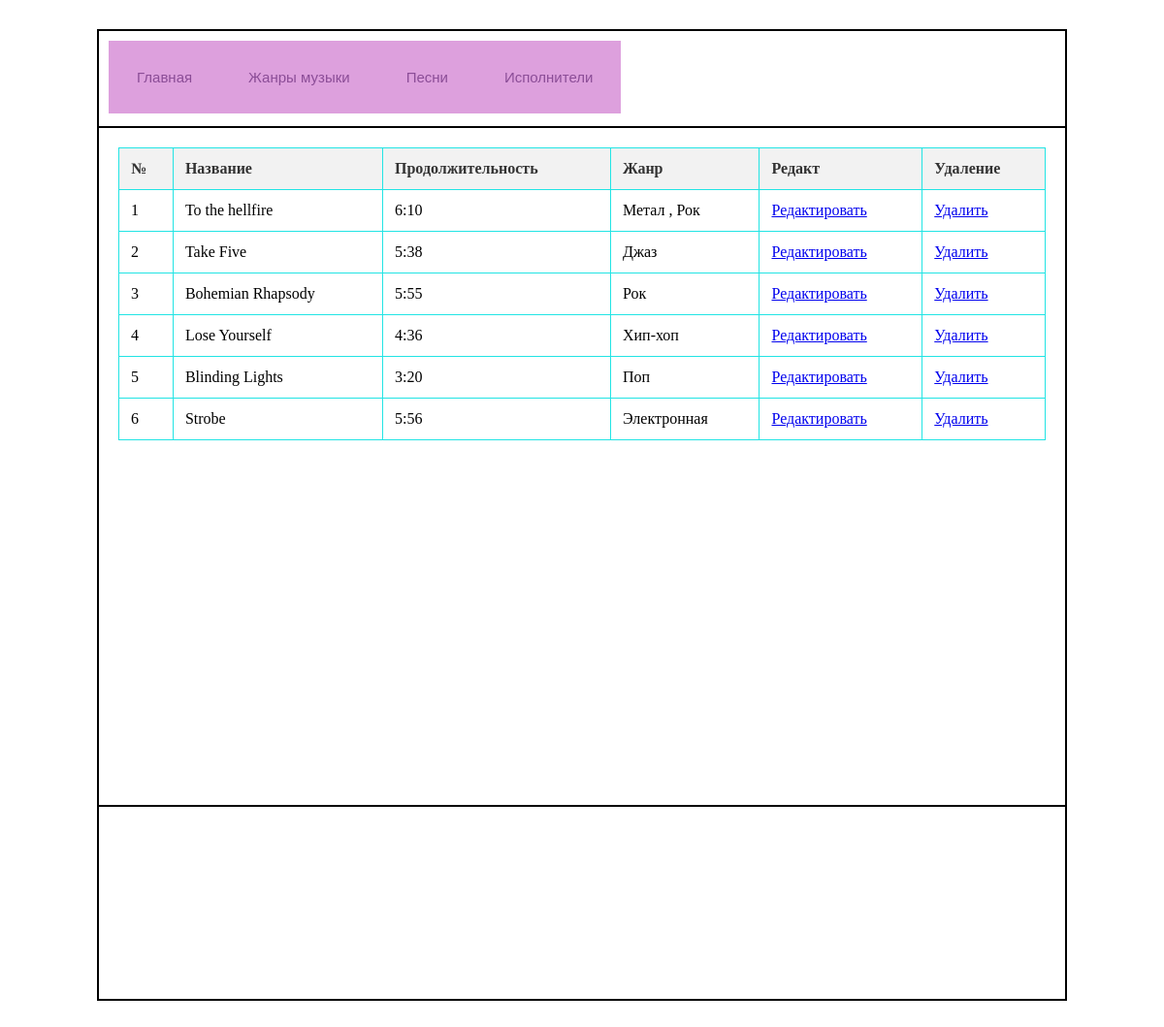
The page /track/ on the database its author committed.
### main/models.py (models this page shows, shortened)
class Track(models.Model):
    title = models.CharField(max_length = 200, unique = True)
    duration = models.CharField(max_length = 200)
    genre = models.ManyToManyField(Genres)
    artist = models.ForeignKey(Artist, on_delete=models.RESTRICT, null=True)

class Genres(models.Model):
    name_ru = models.CharField(max_length = 200, unique = True)
    name_en = models.CharField(max_length = 200)
    description = models.CharField(max_length = 400)

### main/views.py (the view)
# urls.py: path('track/', views.track),
def track(request):
    track1 = Track.objects.all()
    return render (request, 'track.html', {'track1': track1})

### main/templates/track.html (shortened to what this page needs)
{% extends "base.html" %}
{% block content %}
<table>
    <thead>
        <tr>
            <th>№</th>
            <th>Название</th>
            <th>Продолжительность</th>
            <th>Жанр</th>
            <th>Редакт</th>
            <th>Удаление</th>
        </tr>
    </thead>
    <tbody>
        {% for t in track1 %}
        <tr>
            <td>{{t.id}}</td>
            <td>{{t.title}}</td>
            <td>{{t.duration}}</td>
            <td>
                {% for g in t.genre.all %}
                {{ g.name_ru }}
                {% if not forloop.last %}, {% endif %}
                {% endfor %}
            </td>
                <td><a href="/editGenres/{{musicEdit.id}}">Редактировать</a></td>
                <td><a href="/deleteGenres/{{musicDelete.id}}">Удалить</a></td>
        </tr>
        {% endfor %}
    </tbody>
</table>
{% endblock content %}

### main/static/styles.css (style rules this page uses)
* { box-sizing: border-box; }
table { width: 100%; border-collapse: collapse; margin-bottom: 20px; }
table th, table td { border: 1px solid #22e4e4; padding: 12px; text-align: left; }
table th { background-color: #f2f2f2; color: #333; }

### rows shown on the page
Track: id "1", title "To the hellfire", duration "6:10"
Genres: name_ru "Метал"
Genres: name_ru "Рок"
Track: id "2", title "Take Five", duration "5:38"
Genres: name_ru "Джаз"
Track: id "3", title "Bohemian Rhapsody", duration "5:55"
Track: id "4", title "Lose Yourself", duration "4:36"
Genres: name_ru "Хип-хоп"
Track: id "5", title "Blinding Lights", duration "3:20"
Genres: name_ru "Поп"
Track: id "6", title "Strobe", duration "5:56"
Genres: name_ru "Электронная"
